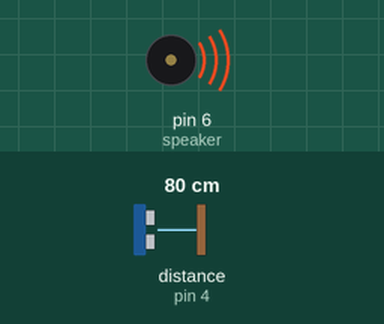
This sketch was run on a simulated Arduino Uno, built with avr-gcc and run on an emulated ATmega328P. Parts: buzzer (waves = sounding). Wiring (inferred from the names in the program): ultrasonic range finder: trigger pin 2; echo pin 4. The inputs (shaded band) are chosen by the test bench; at power-on: distance to the obstacle (sensor on pin 4) 80 cm. The echo pulse lasts 58.3 µs per cm.

Above: at 0.1 s.
Timing chart, 0 to 1.6 s (numbered marks = the images above):
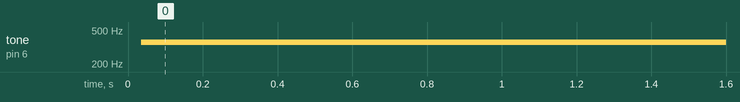

Measured:
- by itself, tone on pin 6 (speaker): silent → 358 Hz at 0.03 s

The sketch:

Ultrasonic_Prototype_Pitch.ino
```cpp
// Pin ""defines""
const int trigPin = 2;
const int echoPin = 4;
const int speaker = 6;

// Probably shouldn't be global - sonar variables
long duration;
int distance;

// Really sloppy 5-datapoint-averager
double data[] = {0.0,0.0,0.0,0.0,0.0};
int index = 0;

//Timer variables
int counter = 0;              // Counts how many times interupt has occured (~1KHz frequency)
int freq_overflow = 1000;     // How many counts before reseting the timer
int freq_toneStop = 1000/3;   // How many counts before turning off the tone
bool tone_active = true;      // Current state of tone
bool freq_enable = true;

void setup(){
  pinMode(trigPin, OUTPUT); // Sets the trigPin as an Output
  pinMode(echoPin, INPUT);
  Serial.begin(9600);
}

void add(double in){
  data[index] = in;
  index = index + 1;
  if (index > 5)
    index = 0;
}

double avg(){
  double avg = 0;
  for(int i=0;i<5;i++)
  {
    avg += data[i];
  }
  return (avg/5);
}

void dist()
{
  digitalWrite(trigPin, LOW);
  delayMicroseconds(2);
  // Sets the trigPin on HIGH state for 10 micro seconds
  digitalWrite(trigPin, HIGH);
  delayMicroseconds(10);
  digitalWrite(trigPin, LOW);
  // Reads the echoPin, returns the sound wave travel time in microseconds
  duration = pulseIn(echoPin, HIGH);
  // Calculating the distance
  distance= duration*0.034/2;
  add(distance);
}

void loop(){
  double val;
  int pitch;
  //Gather and record distance into data array then get average of distance values
  dist();
  val = avg();

  // At large distances, plays a low pitch D
  // At small distances, plays a high pitch D
  pitch = 294 + 294*((100.0-min(val,100))/100);
  tone(speaker, pitch);

  // (Always plays a pitch)
  // noTone(speaker);

  // I *STRONGLY* recommend we not over-stress the poor ultrasonic sensor
  delay(2);
}
```
